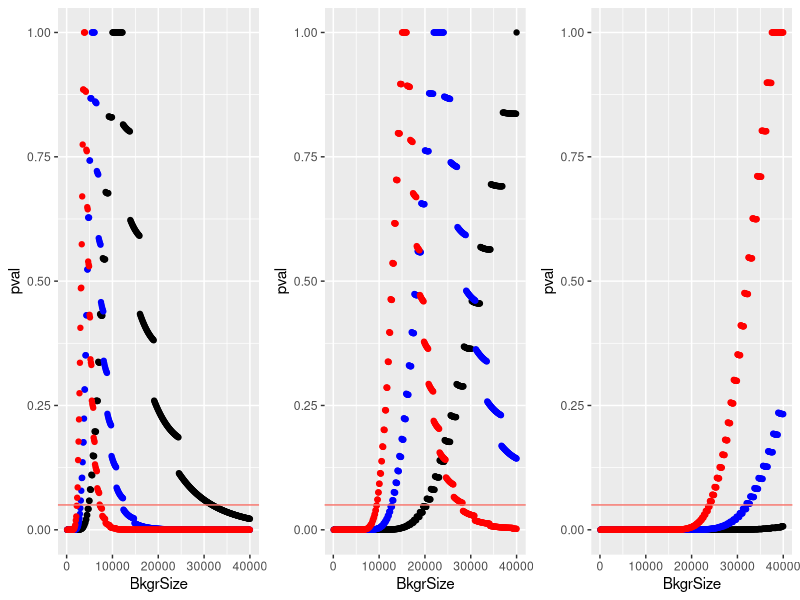
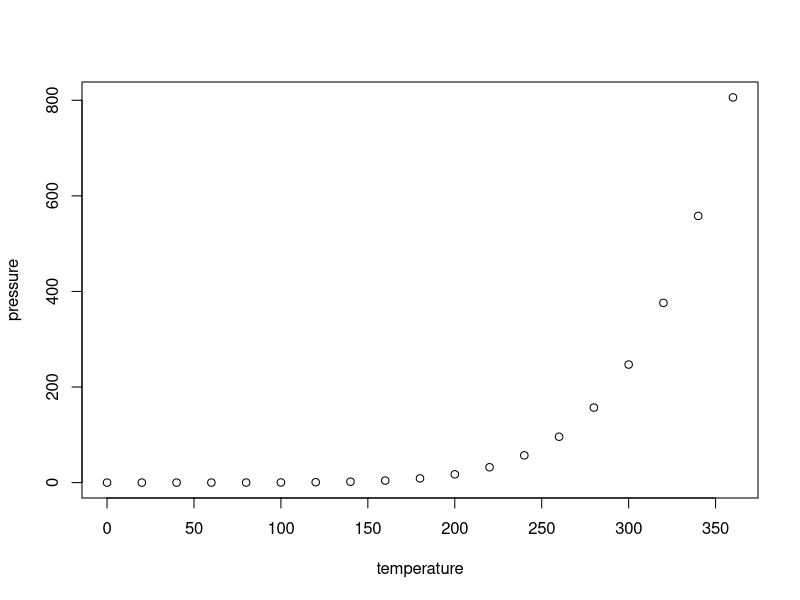

Reproduce these figures in R, in order.
## ---- chunk 1
knitr::opts_chunk$set(echo = TRUE)
## ---- chunk 2
library(ggplot2)
library(tidyverse)
library(ggpubr)
## ---- chunk 3
make.df5 <- function(denomItem){
  a <- data.frame(c(5,degSize),c(pathSize,denomItem))
  x <- fisher.test(a)
  return(x$p.value)
}

make.df10 <- function(denomItem){
  a <- data.frame(c(10,degSize),c(pathSize,denomItem))
  x <- fisher.test(a)
  return(x$p.value)
}

make.df15 <- function(denomItem){
  a <- data.frame(c(15,degSize),c(pathSize,denomItem))
  x <- fisher.test(a)
  return(x$p.value)
}
## ---- chunk 4
denom <- seq(from = 100, to = 40000, by = 100)
degSize <- 1200
###########
pathSize <- 50

x5 <- lapply(denom, make.df5)
x5.Plot <- as.data.frame(cbind(denom,unlist(x5)))
colnames(x5.Plot) <- c("BkgrSize","pval")

x10 <- lapply(denom, make.df10)
x10.Plot <- as.data.frame(cbind(denom,unlist(x10)))
colnames(x10.Plot) <- c("BkgrSize","pval")

x15 <- lapply(denom, make.df15)
x15.Plot <- as.data.frame(cbind(denom,unlist(x15)))
colnames(x15.Plot) <- c("BkgrSize","pval")

pl.50 <- ggplot() + geom_point(data=x5.Plot, aes(x=BkgrSize, y=pval), color="black") + geom_point(data=x10.Plot, aes(x=BkgrSize, y=pval), color="blue") + geom_point(data=x15.Plot, aes(x=BkgrSize, y=pval), color="red") + geom_hline(aes(yintercept=0.05, linetype="dashed", color = "red")) + ylim(0, 1)
###########
pathSize <- 200

x5 <- lapply(denom, make.df5)
x5.Plot <- as.data.frame(cbind(denom,unlist(x5)))
colnames(x5.Plot) <- c("BkgrSize","pval")

x10 <- lapply(denom, make.df10)
x10.Plot <- as.data.frame(cbind(denom,unlist(x10)))
colnames(x10.Plot) <- c("BkgrSize","pval")

x15 <- lapply(denom, make.df15)
x15.Plot <- as.data.frame(cbind(denom,unlist(x15)))
colnames(x15.Plot) <- c("BkgrSize","pval")

pl.200 <- ggplot() + geom_point(data=x5.Plot, aes(x=BkgrSize, y=pval), color="black") + geom_point(data=x10.Plot, aes(x=BkgrSize, y=pval), color="blue") + geom_point(data=x15.Plot, aes(x=BkgrSize, y=pval), color="red") + geom_hline(aes(yintercept=0.05, linetype="dashed", color = "red")) + ylim(0, 1)
###########
pathSize <- 500

x5 <- lapply(denom, make.df5)
x5.Plot <- as.data.frame(cbind(denom,unlist(x5)))
colnames(x5.Plot) <- c("BkgrSize","pval")

x10 <- lapply(denom, make.df10)
x10.Plot <- as.data.frame(cbind(denom,unlist(x10)))
colnames(x10.Plot) <- c("BkgrSize","pval")

x15 <- lapply(denom, make.df15)
x15.Plot <- as.data.frame(cbind(denom,unlist(x15)))
colnames(x15.Plot) <- c("BkgrSize","pval")

pl.500 <- ggplot() + geom_point(data=x5.Plot, aes(x=BkgrSize, y=pval), color="black") + geom_point(data=x10.Plot, aes(x=BkgrSize, y=pval), color="blue") + geom_point(data=x15.Plot, aes(x=BkgrSize, y=pval), color="red") + geom_hline(aes(yintercept=0.05, linetype="dashed", color = "red")) + ylim(0, 1)

## ---- chunk 5
ggarrange(pl.50,pl.200,pl.500, legend = FALSE, ncol=3, nrow=1) 
## ---- chunk 6
phyper(6,200,20000-200,200)
## ---- chunk 7
summary(cars)
## ---- chunk 8
plot(pressure)
